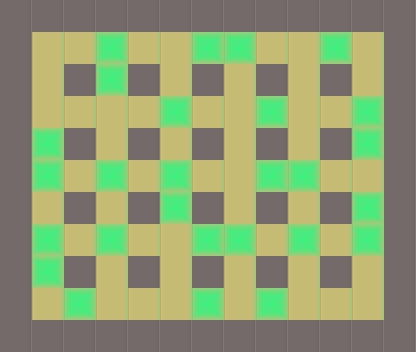

Tiled map render using the project's own tile images. Description and the whole map definition, tile-layer contents included, below:
An orthogonal 13x11 tile map with 32x32 px tiles, 2 tile layers (base, piedras).

<map version="1.0" orientation="orthogonal" renderorder="right-down" width="13" height="11" tilewidth="32" tileheight="32" nextobjectid="1">
 <properties>
  <property name="nombre" value="Nivel 3" />
 </properties>
 <tileset firstgid="1" name="tile" tilewidth="32" tileheight="32" tilecount="3">
  <image source="../tilebase.png" width="96" height="32" />
  <terraintypes>
   <terrain name="New Terrain" tile="-1" />
  </terraintypes>
 </tileset>
 <layer name="base" width="13" height="11">
  <data>
   <tile gid="1" />
   <tile gid="1" />
   <tile gid="1" />
   <tile gid="1" />
   <tile gid="1" />
   <tile gid="1" />
   <tile gid="1" />
   <tile gid="1" />
   <tile gid="1" />
   <tile gid="1" />
   <tile gid="1" />
   <tile gid="1" />
   <tile gid="1" />
   <tile gid="1" />
   <tile gid="2" />
   <tile gid="2" />
   <tile gid="2" />
   <tile gid="2" />
   <tile gid="2" />
   <tile gid="2" />
   <tile gid="2" />
   <tile gid="2" />
   <tile gid="2" />
   <tile gid="2" />
   <tile gid="2" />
   <tile gid="1" />
   <tile gid="1" />
   <tile gid="2" />
   <tile gid="1" />
   <tile gid="2" />
   <tile gid="1" />
   <tile gid="2" />
   <tile gid="1" />
   <tile gid="2" />
   <tile gid="1" />
   <tile gid="2" />
   <tile gid="1" />
   <tile gid="2" />
   <tile gid="1" />
   <tile gid="1" />
   <tile gid="2" />
   <tile gid="2" />
   <tile gid="2" />
   <tile gid="2" />
   <tile gid="2" />
   <tile gid="2" />
   <tile gid="2" />
   <tile gid="2" />
   <tile gid="2" />
   <tile gid="2" />
   <tile gid="2" />
   <tile gid="1" />
   <tile gid="1" />
   <tile gid="2" />
   <tile gid="1" />
   <tile gid="2" />
   <tile gid="1" />
   <tile gid="2" />
   <tile gid="1" />
   <tile gid="2" />
   <tile gid="1" />
   <tile gid="2" />
   <tile gid="1" />
   <tile gid="2" />
   <tile gid="1" />
   <tile gid="1" />
   <tile gid="2" />
   <tile gid="2" />
   <tile gid="2" />
   <tile gid="2" />
   <tile gid="2" />
   <tile gid="2" />
   <tile gid="2" />
   <tile gid="2" />
   <tile gid="2" />
   <tile gid="2" />
   <tile gid="2" />
   <tile gid="1" />
   <tile gid="1" />
   <tile gid="2" />
   <tile gid="1" />
   <tile gid="2" />
   <tile gid="1" />
   <tile gid="2" />
   <tile gid="1" />
   <tile gid="2" />
   <tile gid="1" />
   <tile gid="2" />
   <tile gid="1" />
   <tile gid="2" />
   <tile gid="1" />
   <tile gid="1" />
   <tile gid="2" />
   <tile gid="2" />
   <tile gid="2" />
   <tile gid="2" />
   <tile gid="2" />
   <tile gid="2" />
   <tile gid="2" />
   <tile gid="2" />
   <tile gid="2" />
   <tile gid="2" />
   <tile gid="2" />
   <tile gid="1" />
   <tile gid="1" />
   <tile gid="2" />
   <tile gid="1" />
   <tile gid="2" />
   <tile gid="1" />
   <tile gid="2" />
   <tile gid="1" />
   <tile gid="2" />
   <tile gid="1" />
   <tile gid="2" />
   <tile gid="1" />
   <tile gid="2" />
   <tile gid="1" />
   <tile gid="1" />
   <tile gid="2" />
   <tile gid="2" />
   <tile gid="2" />
   <tile gid="2" />
   <tile gid="2" />
   <tile gid="2" />
   <tile gid="2" />
   <tile gid="2" />
   <tile gid="2" />
   <tile gid="2" />
   <tile gid="2" />
   <tile gid="1" />
   <tile gid="1" />
   <tile gid="1" />
   <tile gid="1" />
   <tile gid="1" />
   <tile gid="1" />
   <tile gid="1" />
   <tile gid="1" />
   <tile gid="1" />
   <tile gid="1" />
   <tile gid="1" />
   <tile gid="1" />
   <tile gid="1" />
   <tile gid="1" />
  </data>
 </layer>
 <layer name="piedras" width="13" height="11">
  <data>
   <tile gid="0" />
   <tile gid="0" />
   <tile gid="0" />
   <tile gid="0" />
   <tile gid="0" />
   <tile gid="0" />
   <tile gid="0" />
   <tile gid="0" />
   <tile gid="0" />
   <tile gid="0" />
   <tile gid="0" />
   <tile gid="0" />
   <tile gid="0" />
   <tile gid="0" />
   <tile gid="0" />
   <tile gid="0" />
   <tile gid="3" />
   <tile gid="0" />
   <tile gid="0" />
   <tile gid="3" />
   <tile gid="3" />
   <tile gid="0" />
   <tile gid="0" />
   <tile gid="3" />
   <tile gid="0" />
   <tile gid="0" />
   <tile gid="0" />
   <tile gid="0" />
   <tile gid="0" />
   <tile gid="3" />
   <tile gid="0" />
   <tile gid="0" />
   <tile gid="0" />
   <tile gid="0" />
   <tile gid="0" />
   <tile gid="0" />
   <tile gid="0" />
   <tile gid="0" />
   <tile gid="0" />
   <tile gid="0" />
   <tile gid="0" />
   <tile gid="0" />
   <tile gid="0" />
   <tile gid="0" />
   <tile gid="3" />
   <tile gid="0" />
   <tile gid="0" />
   <tile gid="3" />
   <tile gid="0" />
   <tile gid="0" />
   <tile gid="3" />
   <tile gid="0" />
   <tile gid="0" />
   <tile gid="3" />
   <tile gid="0" />
   <tile gid="0" />
   <tile gid="0" />
   <tile gid="0" />
   <tile gid="0" />
   <tile gid="0" />
   <tile gid="0" />
   <tile gid="0" />
   <tile gid="0" />
   <tile gid="3" />
   <tile gid="0" />
   <tile gid="0" />
   <tile gid="3" />
   <tile gid="0" />
   <tile gid="3" />
   <tile gid="0" />
   <tile gid="3" />
   <tile gid="0" />
   <tile gid="0" />
   <tile gid="3" />
   <tile gid="3" />
   <tile gid="0" />
   <tile gid="0" />
   <tile gid="0" />
   <tile gid="0" />
   <tile gid="0" />
   <tile gid="0" />
   <tile gid="0" />
   <tile gid="0" />
   <tile gid="3" />
   <tile gid="0" />
   <tile gid="0" />
   <tile gid="0" />
   <tile gid="0" />
   <tile gid="0" />
   <tile gid="3" />
   <tile gid="0" />
   <tile gid="0" />
   <tile gid="3" />
   <tile gid="0" />
   <tile gid="3" />
   <tile gid="0" />
   <tile gid="0" />
   <tile gid="3" />
   <tile gid="3" />
   <tile gid="0" />
   <tile gid="3" />
   <tile gid="0" />
   <tile gid="3" />
   <tile gid="0" />
   <tile gid="0" />
   <tile gid="3" />
   <tile gid="0" />
   <tile gid="0" />
   <tile gid="0" />
   <tile gid="0" />
   <tile gid="0" />
   <tile gid="0" />
   <tile gid="0" />
   <tile gid="0" />
   <tile gid="0" />
   <tile gid="0" />
   <tile gid="0" />
   <tile gid="0" />
   <tile gid="0" />
   <tile gid="3" />
   <tile gid="0" />
   <tile gid="0" />
   <tile gid="0" />
   <tile gid="3" />
   <tile gid="0" />
   <tile gid="3" />
   <tile gid="0" />
   <tile gid="0" />
   <tile gid="0" />
   <tile gid="0" />
   <tile gid="0" />
   <tile gid="0" />
   <tile gid="0" />
   <tile gid="0" />
   <tile gid="0" />
   <tile gid="0" />
   <tile gid="0" />
   <tile gid="0" />
   <tile gid="0" />
   <tile gid="0" />
   <tile gid="0" />
   <tile gid="0" />
   <tile gid="0" />
  </data>
 </layer>
</map>
